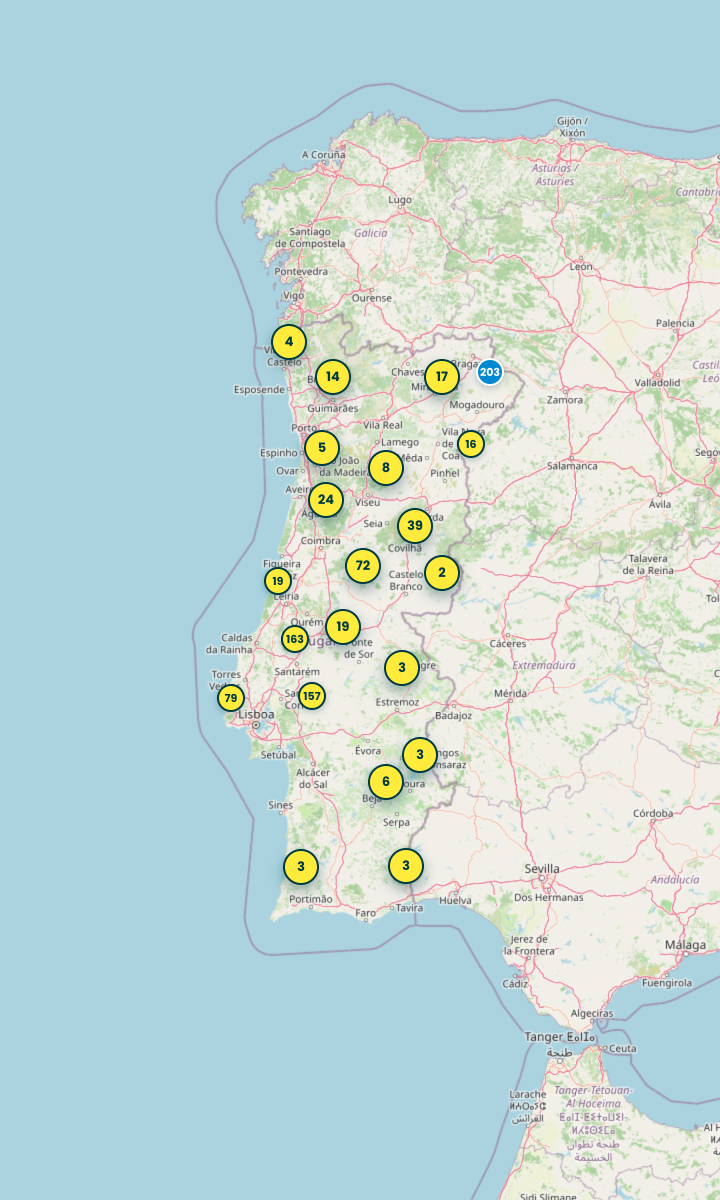
#> input picture img/homepage-mapa-rede-vertical.png, 1440 x 2400 px (shown at 1/2 size)
$ python -i 'analyze-photo-focals 2.py'   (imports and definitions only)
#> lines starting #> are read from the running program, lines starting #| are printed output that depends on the picture
#!/usr/bin/env python3
"""
Calcula focal-Y (0-100) por foto de praia para `background-position: 50% Y%`.

ABORDAGEM
=========
1) Identifica em que % da altura da foto está o "centro do assunto" (subject_pct):
   - Detecta a banda contínua de céu no topo (bright + azulado/cinzento).
   - Detecta a banda contínua de água/foreground no fundo (escuro + uniforme).
   - O assunto fica entre os dois. Calcula o centroide ponderado pela
     densidade de edges (saliência) DENTRO dessa banda.
2) Converte subject_pct → focal_Y aplicando a amplificação do background-cover
   para o aspect ratio do hero em desktop (a vista mais expressiva):
     focal_Y = 50 + (subject_pct - 50) / crop_ratio
     crop_ratio = 1 - A_p / A_hero
"""
import json, os, sys, math
from pathlib import Path
from PIL import Image, ImageFilter

ROOT = Path(__file__).resolve().parents[1]
BEACHES_JSON = ROOT / "data/beaches.json"
OUT_JSON     = ROOT / "scripts/_focals-proposal.json"
REPORT_MD    = ROOT / "scripts/_focals-report.md"

ANALYZE_W   = 320
A_HERO      = 1280 / 500   # 2.56 — desktop hero ratio

MIN_FOCAL = 35
MAX_FOCAL = 76


def load_rgb(path):
    im = Image.open(path).convert("RGB")
    w, h = im.size
    new_w = ANALYZE_W
    new_h = int(h * new_w / w)
    return im.resize((new_w, new_h), Image.LANCZOS), w, h


def row_stats(im):
    """Para cada linha devolve (edge, sky_score, water_score, bright_mean)."""
    gray = im.convert("L")
    edges = gray.filter(ImageFilter.FIND_EDGES)
    w, h = im.size
    px = im.load()
    ex = edges.load()
    rows = []
    for y in range(h):
        e_sum = 0
        r_sum=g_sum=b_sum=0
        sky=water=warm=0
        for x in range(w):
            e_sum += ex[x, y]
            r,g,b = px[x, y]
            r_sum+=r; g_sum+=g; b_sum+=b
            mx = max(r,g,b); mn = min(r,g,b)
            sat = (mx - mn) / (mx + 1)
            bright = mx / 255.0
            # Sky: very bright + low sat, OR distinct blue
            if (bright > 0.78 and sat < 0.18) or (b > r + 12 and b > g + 6 and bright > 0.55):
                sky += 1
            # Water: dark+uniform or saturated blue mid-tone
            if (bright < 0.40 and sat < 0.25) or (b > r + 10 and bright < 0.55):
                water += 1
            # Warm tones (sand, skin, wood, equipment)
            if r > b + 20 and bright > 0.45:
                warm += 1
        rows.append({
            "y": y,
            "edge": e_sum / (w * 255.0),
            "sky": sky / w,
            "water": water / w,
            "warm": warm / w,
            "bright": (r_sum + g_sum + b_sum) / (3*w*255.0),
        })
    return rows


def smooth(vals, k=5):
    n = len(vals); out=[0.0]*n
    for i in range(n):
        s=0.0; c=0
        for j in range(max(0,i-k), min(n,i+k+1)):
            s+=vals[j]; c+=1
        out[i] = s/c
    return out


def detect_sky_band(rows):
    """Devolve a linha em que o céu termina (último y contíguo a partir do topo
    com sky_score significativo). 0 se não houver céu."""
    h = len(rows)
    sky = smooth([r["sky"] for r in rows], 3)
    end = 0
    # bloco contíguo a partir do topo (permite breaks pequenos)
    misses = 0
    for y in range(h):
        if sky[y] >= 0.30:
            end = y
            misses = 0
        else:
            misses += 1
            if misses > 4 and end > 0:
                break
    # Sanity: não considerar mais de 40% da imagem como céu
    return min(end, int(h * 0.40))


def detect_bottom_water(rows):
    """Devolve a linha em que a água/foreground começa, contada a partir do fundo.
    h se não houver banda inferior dedicada."""
    h = len(rows)
    water = smooth([r["water"] for r in rows], 3)
    start = h - 1
    misses = 0
    for y in range(h-1, -1, -1):
        if water[y] >= 0.50:
            start = y
            misses = 0
        else:
            misses += 1
            if misses > 4 and start < h - 1:
                break
    # Não considerar mais de 35% como água-fundo
    return max(start, int(h * 0.65))


def compute_focal_y(path):
    im, orig_w, orig_h = load_rgb(path)
#> in load_rgb, im is the input picture: PIL image 1440x2400 RGB; mean R, G, B 193.5, 215.8, 214.8
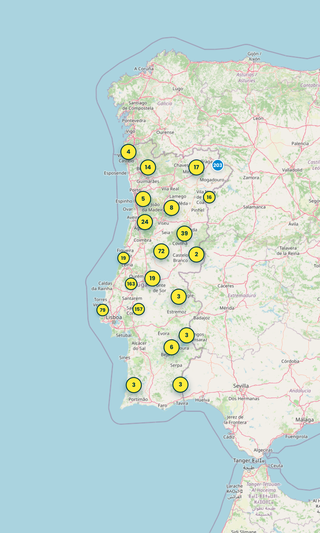
#> im: PIL image 320x533 RGB; mean R, G, B 193.4, 215.8, 214.8
#> orig_w = 1440; orig_h = 2400
    rows = row_stats(im)
#> in row_stats, `gray = im.convert("L")`:
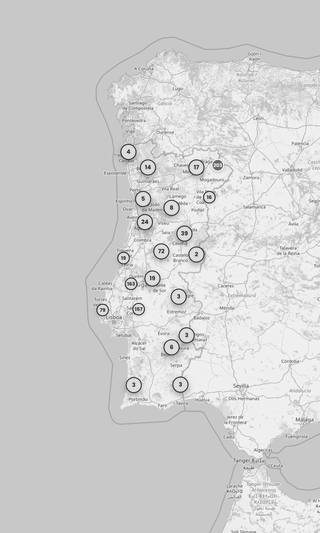
#> gray: PIL image 320x533 L; min 35, max 255, mean 209
#> in row_stats, `edges = gray.filter(ImageFilter.FIND_EDGES)`:
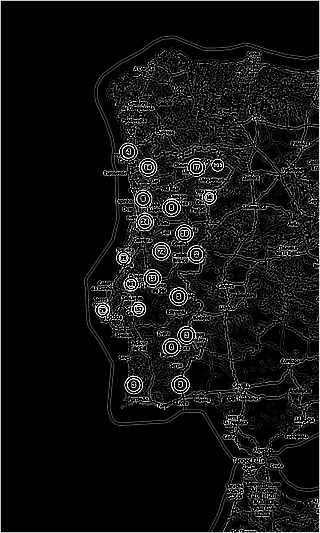
#> edges: PIL image 320x533 L; min 0, max 255, mean 18.6
#> after the loop in row_stats, `for y in range(h):`: rows = 533 items
#> rows = 533 items
    h = len(rows)
#> h = 533

    sky_end = detect_sky_band(rows)
#> in smooth, `out = [0.0] * n`: out = 533 values from 0 to 0
#> after the loop in smooth, `for i in range(n):`: out = 533 values, max 1 at index 0, min 0.778 at index 171, mean 0.916
#> in detect_sky_band, `sky = smooth([r["sky"] for r in rows], 3)`: sky has the same summary as out in smooth
    water_start = detect_bottom_water(rows)
    # Banda de interesse: entre sky_end e water_start (com clamp)
    band_top = max(sky_end, int(h * 0.10))
    band_bot = min(water_start, int(h * 0.92))
    if band_bot - band_top < int(h * 0.15):
        # Banda de interesse muito estreita → usar centro
        band_top = max(sky_end, int(h * 0.25))
        band_bot = min(water_start, int(h * 0.85))

    edge = smooth([r["edge"] for r in rows], 5)
    warm = smooth([r["warm"] for r in rows], 5)

    # Saliência = edge + warm (com pesos)
    sal = [edge[y] + 0.6*warm[y] for y in range(h)]
    # Fora da banda de interesse, score = 0
    weights = [0.0]*h
    for y in range(band_top, band_bot+1):
        weights[y] = sal[y]

    total = sum(weights)
    if total <= 1e-6:
        subject_y_pct = (band_top + band_bot) / 2 / h * 100
    else:
        weighted_y = sum(y*w for y, w in zip(range(h), weights)) / total
        subject_y_pct = weighted_y / max(1, h-1) * 100

    # Converter para focal_Y. Em desktop, a amplificação completa
    # (focal_Y = 50 + (subj-50)/crop_ratio) é demasiado agressiva e satura
    # facilmente em 18/88 — o pequeno erro na detecção de subject_y_pct
    # transforma-se em grande erro de focal_Y. Usar amplificação moderada
    # (média entre desktop e mobile), o que ainda traz o subject para o centro
    # da janela em desktop sem saturar quando o subject está perto dos
    # extremos da foto.
    A_p = orig_w / orig_h
    if A_p < A_HERO:
        crop_ratio_desktop = 1.0 - A_p / A_HERO
        # Usar média entre 1.0 (sem amplif.) e crop_ratio_desktop
        crop_ratio_effective = (1.0 + crop_ratio_desktop) / 2.0
        focal_y = 50 + (subject_y_pct - 50) / crop_ratio_effective
    else:
        focal_y = subject_y_pct

    focal_y = max(MIN_FOCAL, min(MAX_FOCAL, focal_y))
    return int(round(focal_y)), int(round(subject_y_pct)), sky_end*100//h, water_start*100//h


# [46 lines left out: function main, not called in this run]


# [2 lines not run here, left out]

>>> result = compute_focal_y('../img/homepage-mapa-rede-vertical.png')

$ run again, on img/homepage-mapa-rede.png
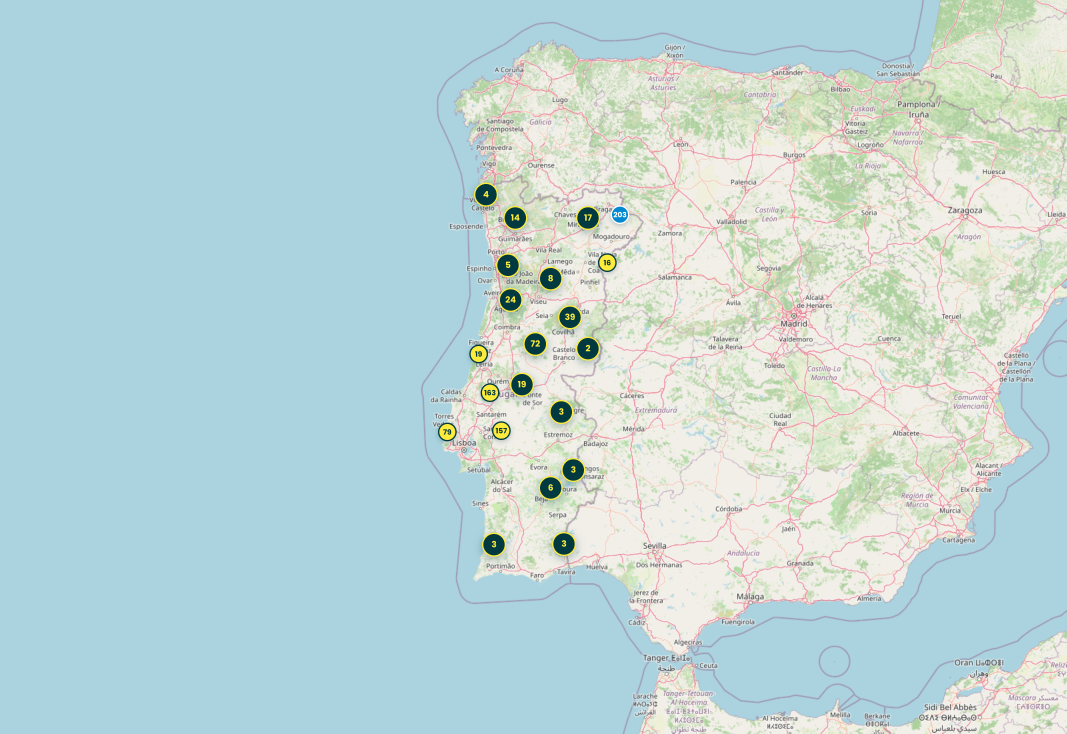
#> input picture img/homepage-mapa-rede.png, 3200 x 2200 px (shown at 1/3 size)
#> in load_rgb, im is the input picture: PIL image 3200x2200 RGB; mean R, G, B 190.3, 215, 215.8
#> im: PIL image 320x220 RGB
#> orig_w = 3200; orig_h = 2200
#> in row_stats, `gray = im.convert("L")`:
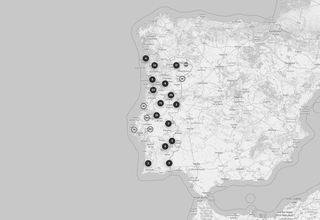
#> gray: PIL image 320x220 L; min 27, max 250, mean 207.6
#> in row_stats, `edges = gray.filter(ImageFilter.FIND_EDGES)`:
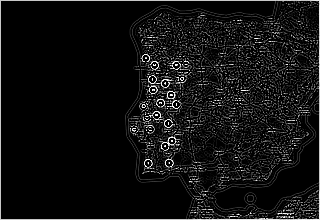
#> edges: PIL image 320x220 L; min 0, max 255, mean 17.3
#> after the loop in row_stats, `for y in range(h):`: rows = 220 items
#> in compute_focal_y, `h = len(rows)`: h = 220
#> in smooth, `out = [0.0] * n`: out = 220 values from 0 to 0
#> after the loop in smooth, `for i in range(n):`: out = 220 values, max 0.994 at index 191, min 0.873 at index 31, mean 0.946
#> in detect_sky_band, `sky = smooth([r["sky"] for r in rows], 3)`: sky has the same summary as out in smooth
